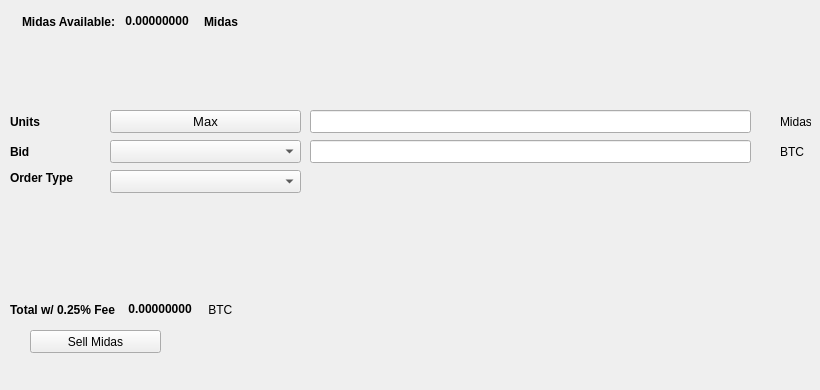
   <widget class="QWidget" name="SellTab">
    <attribute name="title">
     <string>Sell</string>
    </attribute>
    <widget class="QLabel" name="label_16">
     <property name="geometry">
      <rect>
       <x>780</x>
       <y>140</y>
       <width>31</width>
       <height>23</height>
      </rect>
     </property>
     <property name="text">
      <string>BTC</string>
     </property>
    </widget>
    <widget class="QComboBox" name="SellBidcomboBox">
     <property name="geometry">
      <rect>
       <x>110</x>
       <y>140</y>
       <width>191</width>
       <height>23</height>
      </rect>
     </property>
     <property name="font">
      <font>
       <pointsize>10</pointsize>
      </font>
     </property>
    </widget>
    <widget class="QLabel" name="label_18">
     <property name="geometry">
      <rect>
       <x>10</x>
       <y>110</y>
       <width>46</width>
       <height>23</height>
      </rect>
     </property>
     <property name="font">
      <font>
       <weight>75</weight>
       <bold>true</bold>
      </font>
     </property>
     <property name="text">
      <string>Units</string>
     </property>
    </widget>
    <widget class="QPushButton" name="Sell_Max_Amount">
     <property name="geometry">
      <rect>
       <x>110</x>
       <y>110</y>
       <width>191</width>
       <height>23</height>
      </rect>
     </property>
     <property name="font">
      <font>
       <pointsize>10</pointsize>
      </font>
     </property>
     <property name="text">
      <string>Max</string>
     </property>
    </widget>
    <widget class="QLabel" name="label_20">
     <property name="geometry">
      <rect>
       <x>10</x>
       <y>170</y>
       <width>91</width>
       <height>16</height>
      </rect>
     </property>
     <property name="font">
      <font>
       <weight>75</weight>
       <bold>true</bold>
      </font>
     </property>
     <property name="text">
      <string>Order Type</string>
     </property>
    </widget>
    <widget class="QComboBox" name="SellOrdertypeCombo">
     <property name="geometry">
      <rect>
       <x>110</x>
       <y>170</y>
       <width>191</width>
       <height>23</height>
      </rect>
     </property>
     <property name="font">
      <font>
       <pointsize>10</pointsize>
      </font>
     </property>
    </widget>
    <widget class="QLabel" name="label_21">
     <property name="geometry">
      <rect>
       <x>10</x>
       <y>140</y>
       <width>46</width>
       <height>23</height>
      </rect>
     </property>
     <property name="font">
      <font>
       <weight>75</weight>
       <bold>true</bold>
      </font>
     </property>
     <property name="text">
      <string>Bid</string>
     </property>
    </widget>
    <widget class="QLabel" name="label_22">
     <property name="geometry">
      <rect>
       <x>780</x>
       <y>110</y>
       <width>31</width>
       <height>23</height>
      </rect>
     </property>
     <property name="text">
      <string>Midas</string>
     </property>
    </widget>
    <widget class="QLineEdit" name="UnitsInputMDS">
     <property name="geometry">
      <rect>
       <x>310</x>
       <y>110</y>
       <width>441</width>
       <height>23</height>
      </rect>
     </property>
     <property name="font">
      <font>
       <pointsize>9</pointsize>
       <weight>75</weight>
       <bold>true</bold>
      </font>
     </property>
    </widget>
    <widget class="QLineEdit" name="SellBidPriceEdit">
     <property name="geometry">
      <rect>
       <x>310</x>
       <y>140</y>
       <width>441</width>
       <height>23</height>
      </rect>
     </property>
     <property name="font">
      <font>
       <pointsize>9</pointsize>
       <weight>75</weight>
       <bold>true</bold>
      </font>
     </property>
    </widget>
    <widget class="QPushButton" name="SellMDSBTN">
     <property name="geometry">
      <rect>
       <x>30</x>
       <y>330</y>
       <width>131</width>
       <height>23</height>
      </rect>
     </property>
     <property name="text">
      <string>Sell Midas</string>
     </property>
     <property name="icon">
      <iconset resource="../midas">
       <normaloff>:/icons/bitcoin</normaloff>:/icons/bitcoin</iconset>
     </property>
    </widget>
    <widget class="QWidget" name="layoutWidget3">
     <property name="geometry">
      <rect>
       <x>22</x>
       <y>12</y>
       <width>258</width>
       <height>19</height>
      </rect>
     </property>
     <layout class="QHBoxLayout" name="horizontalLayout">
      <item>
       <widget class="QLabel" name="label232_2">
        <property name="font">
         <font>
          <weight>75</weight>
          <bold>true</bold>
         </font>
        </property>
        <property name="text">
         <string>Midas Available:</string>
        </property>
       </widget>
      </item>
      <item>
       <widget class="QLabel" name="MDSAvailableLabel">
        <property name="palette">
         <palette>
          <active>
           <colorrole role="WindowText">
            <brush brushstyle="SolidPattern">
             <color alpha="255">
              <red>0</red>
              <green>0</green>
              <blue>0</blue>
             </color>
            </brush>
           </colorrole>
           <colorrole role="Button">
            <brush brushstyle="SolidPattern">
             <color alpha="255">
              <red>0</red>
              <green>170</green>
              <blue>0</blue>
             </color>
            </brush>
           </colorrole>
           <colorrole role="Light">
            <brush brushstyle="SolidPattern">
             <color alpha="255">
              <red>0</red>
              <green>255</green>
              <blue>0</blue>
             </color>
            </brush>
           </colorrole>
           <colorrole role="Midlight">
            <brush brushstyle="SolidPattern">
             <color alpha="255">
              <red>0</red>
              <green>212</green>
              <blue>0</blue>
             </color>
            </brush>
           </colorrole>
           <colorrole role="Dark">
            <brush brushstyle="SolidPattern">
             <color alpha="255">
              <red>0</red>
              <green>85</green>
              <blue>0</blue>
             </color>
            </brush>
           </colorrole>
           <colorrole role="Mid">
            <brush brushstyle="SolidPattern">
             <color alpha="255">
              <red>0</red>
              <green>113</green>
              <blue>0</blue>
             </color>
            </brush>
           </colorrole>
           <colorrole role="Text">
            <brush brushstyle="SolidPattern">
             <color alpha="255">
              <red>0</red>
              <green>170</green>
              <blue>0</blue>
             </color>
            </brush>
           </colorrole>
           <colorrole role="BrightText">
            <brush brushstyle="SolidPattern">
             <color alpha="255">
              <red>255</red>
              <green>255</green>
              <blue>255</blue>
             </color>
            </brush>
           </colorrole>
           <colorrole role="ButtonText">
            <brush brushstyle="SolidPattern">
             <color alpha="255">
              <red>0</red>
              <green>0</green>
              <blue>0</blue>
             </color>
            </brush>
           </colorrole>
           <colorrole role="Base">
            <brush brushstyle="SolidPattern">
             <color alpha="255">
              <red>255</red>
              <green>255</green>
              <blue>255</blue>
             </color>
            </brush>
           </colorrole>
           <colorrole role="Window">
            <brush brushstyle="SolidPattern">
             <color alpha="255">
              <red>0</red>
              <green>170</green>
              <blue>0</blue>
             </color>
            </brush>
           </colorrole>
           <colorrole role="Shadow">
            <brush brushstyle="SolidPattern">
             <color alpha="255">
              <red>0</red>
              <green>0</green>
              <blue>0</blue>
             </color>
            </brush>
           </colorrole>
           <colorrole role="AlternateBase">
            <brush brushstyle="SolidPattern">
             <color alpha="255">
              <red>127</red>
              <green>212</green>
              <blue>127</blue>
             </color>
            </brush>
           </colorrole>
           <colorrole role="ToolTipBase">
            <brush brushstyle="SolidPattern">
             <color alpha="255">
              <red>255</red>
              <green>255</green>
              <blue>220</blue>
             </color>
            </brush>
           </colorrole>
           <colorrole role="ToolTipText">
            <brush brushstyle="SolidPattern">
             <color alpha="255">
              <red>0</red>
              <green>0</green>
              <blue>0</blue>
             </color>
            </brush>
           </colorrole>
          </active>
          <inactive>
           <colorrole role="WindowText">
            <brush brushstyle="SolidPattern">
             <color alpha="255">
              <red>0</red>
              <green>0</green>
              <blue>0</blue>
             </color>
            </brush>
           </colorrole>
           <colorrole role="Button">
            <brush brushstyle="SolidPattern">
             <color alpha="255">
              <red>0</red>
              <green>170</green>
              <blue>0</blue>
             </color>
            </brush>
           </colorrole>
           <colorrole role="Light">
            <brush brushstyle="SolidPattern">
             <color alpha="255">
              <red>0</red>
              <green>255</green>
              <blue>0</blue>
             </color>
            </brush>
           </colorrole>
           <colorrole role="Midlight">
            <brush brushstyle="SolidPattern">
             <color alpha="255">
              <red>0</red>
              <green>212</green>
              <blue>0</blue>
             </color>
            </brush>
           </colorrole>
           <colorrole role="Dark">
            <brush brushstyle="SolidPattern">
             <color alpha="255">
              <red>0</red>
              <green>85</green>
              <blue>0</blue>
             </color>
            </brush>
           </colorrole>
           <colorrole role="Mid">
            <brush brushstyle="SolidPattern">
             <color alpha="255">
              <red>0</red>
              <green>113</green>
              <blue>0</blue>
             </color>
            </brush>
           </colorrole>
           <colorrole role="Text">
            <brush brushstyle="SolidPattern">
             <color alpha="255">
              <red>0</red>
              <green>170</green>
              <blue>0</blue>
             </color>
            </brush>
           </colorrole>
           <colorrole role="BrightText">
            <brush brushstyle="SolidPattern">
             <color alpha="255">
              <red>255</red>
              <green>255</green>
              <blue>255</blue>
             </color>
            </brush>
           </colorrole>
           <colorrole role="ButtonText">
            <brush brushstyle="SolidPattern">
             <color alpha="255">
              <red>0</red>
              <green>0</green>
              <blue>0</blue>
             </color>
            </brush>
           </colorrole>
           <colorrole role="Base">
            <brush brushstyle="SolidPattern">
             <color alpha="255">
              <red>255</red>
              <green>255</green>
              <blue>255</blue>
             </color>
            </brush>
           </colorrole>
           <colorrole role="Window">
            <brush brushstyle="SolidPattern">
             <color alpha="255">
              <red>0</red>
              <green>170</green>
              <blue>0</blue>
             </color>
            </brush>
           </colorrole>
           <colorrole role="Shadow">
            <brush brushstyle="SolidPattern">
             <color alpha="255">
              <red>0</red>
              <green>0</green>
              <blue>0</blue>
             </color>
            </brush>
           </colorrole>
           <colorrole role="AlternateBase">
            <brush brushstyle="SolidPattern">
             <color alpha="255">
              <red>127</red>
              <green>212</green>
              <blue>127</blue>
             </color>
            </brush>
           </colorrole>
           <colorrole role="ToolTipBase">
            <brush brushstyle="SolidPattern">
             <color alpha="255">
              <red>255</red>
              <green>255</green>
              <blue>220</blue>
             </color>
            </brush>
           </colorrole>
           <colorrole role="ToolTipText">
            <brush brushstyle="SolidPattern">
             <color alpha="255">
              <red>0</red>
              <green>0</green>
              <blue>0</blue>
             </color>
            </brush>
           </colorrole>
          </inactive>
          <disabled>
           <colorrole role="WindowText">
            <brush brushstyle="SolidPattern">
             <color alpha="255">
              <red>0</red>
              <green>85</green>
              <blue>0</blue>
             </color>
            </brush>
           </colorrole>
           <colorrole role="Button">
            <brush brushstyle="SolidPattern">
             <color alpha="255">
              <red>0</red>
              <green>170</green>
              <blue>0</blue>
             </color>
            </brush>
           </colorrole>
           <colorrole role="Light">
            <brush brushstyle="SolidPattern">
             <color alpha="255">
              <red>0</red>
              <green>255</green>
              <blue>0</blue>
             </color>
            </brush>
           </colorrole>
           <colorrole role="Midlight">
            <brush brushstyle="SolidPattern">
             <color alpha="255">
              <red>0</red>
              <green>212</green>
              <blue>0</blue>
             </color>
            </brush>
           </colorrole>
           <colorrole role="Dark">
            <brush brushstyle="SolidPattern">
             <color alpha="255">
              <red>0</red>
              <green>85</green>
              <blue>0</blue>
             </color>
            </brush>
           </colorrole>
           <colorrole role="Mid">
            <brush brushstyle="SolidPattern">
             <color alpha="255">
              <red>0</red>
              <green>113</green>
              <blue>0</blue>
             </color>
            </brush>
           </colorrole>
           <colorrole role="Text">
            <brush brushstyle="SolidPattern">
             <color alpha="255">
              <red>0</red>
              <green>85</green>
              <blue>0</blue>
             </color>
            </brush>
           </colorrole>
           <colorrole role="BrightText">
            <brush brushstyle="SolidPattern">
             <color alpha="255">
              <red>255</red>
              <green>255</green>
              <blue>255</blue>
             </color>
            </brush>
           </colorrole>
           <colorrole role="ButtonText">
            <brush brushstyle="SolidPattern">
             <color alpha="255">
              <red>0</red>
              <green>85</green>
              <blue>0</blue>
             </color>
            </brush>
           </colorrole>
           <colorrole role="Base">
            <brush brushstyle="SolidPattern">
             <color alpha="255">
              <red>0</red>
              <green>170</green>
              <blue>0</blue>
             </color>
            </brush>
           </colorrole>
           <colorrole role="Window">
            <brush brushstyle="SolidPattern">
             <color alpha="255">
              <red>0</red>
              <green>170</green>
              <blue>0</blue>
             </color>
            </brush>
           </colorrole>
           <colorrole role="Shadow">
            <brush brushstyle="SolidPattern">
             <color alpha="255">
              <red>0</red>
              <green>0</green>
              <blue>0</blue>
             </color>
            </brush>
           </colorrole>
           <colorrole role="AlternateBase">
            <brush brushstyle="SolidPattern">
             <color alpha="255">
              <red>0</red>
              <green>170</green>
              <blue>0</blue>
             </color>
            </brush>
           </colorrole>
           <colorrole role="ToolTipBase">
            <brush brushstyle="SolidPattern">
             <color alpha="255">
              <red>255</red>
              <green>255</green>
              <blue>220</blue>
             </color>
            </brush>
           </colorrole>
           <colorrole role="ToolTipText">
            <brush brushstyle="SolidPattern">
             <color alpha="255">
              <red>0</red>
              <green>0</green>
              <blue>0</blue>
             </color>
            </brush>
           </colorrole>
          </disabled>
         </palette>
        </property>
        <property name="font">
         <font>
          <weight>75</weight>
          <bold>true</bold>
         </font>
        </property>
        <property name="text">
         <string> 0.00000000 </string>
        </property>
        <property name="textInteractionFlags">
         <set>Qt::LinksAccessibleByMouse|Qt::TextSelectableByKeyboard|Qt::TextSelectableByMouse</set>
        </property>
       </widget>
      </item>
      <item>
       <widget class="QLabel" name="labelMDS">
        <property name="font">
         <font>
          <weight>75</weight>
          <bold>true</bold>
         </font>
        </property>
        <property name="text">
         <string>Midas</string>
        </property>
       </widget>
      </item>
     </layout>
    </widget>
    <widget class="QWidget" name="layoutWidget">
     <property name="geometry">
      <rect>
       <x>10</x>
       <y>300</y>
       <width>268</width>
       <height>19</height>
      </rect>
     </property>
     <layout class="QHBoxLayout" name="horizontalLayout_2">
      <item>
       <widget class="QLabel" name="label_19">
        <property name="font">
         <font>
          <weight>75</weight>
          <bold>true</bold>
         </font>
        </property>
        <property name="text">
         <string>Total w/ 0.25% Fee </string>
        </property>
       </widget>
      </item>
      <item>
       <widget class="QLabel" name="SellCostLabel">
        <property name="palette">
         <palette>
          <active>
           <colorrole role="WindowText">
            <brush brushstyle="SolidPattern">
             <color alpha="255">
              <red>0</red>
              <green>0</green>
              <blue>0</blue>
             </color>
            </brush>
           </colorrole>
           <colorrole role="Button">
            <brush brushstyle="SolidPattern">
             <color alpha="255">
              <red>0</red>
              <green>170</green>
              <blue>0</blue>
             </color>
            </brush>
           </colorrole>
           <colorrole role="Light">
            <brush brushstyle="SolidPattern">
             <color alpha="255">
              <red>0</red>
              <green>255</green>
              <blue>0</blue>
             </color>
            </brush>
           </colorrole>
           <colorrole role="Midlight">
            <brush brushstyle="SolidPattern">
             <color alpha="255">
              <red>0</red>
              <green>212</green>
              <blue>0</blue>
             </color>
            </brush>
           </colorrole>
           <colorrole role="Dark">
            <brush brushstyle="SolidPattern">
             <color alpha="255">
              <red>0</red>
              <green>85</green>
              <blue>0</blue>
             </color>
            </brush>
           </colorrole>
           <colorrole role="Mid">
            <brush brushstyle="SolidPattern">
             <color alpha="255">
              <red>0</red>
              <green>113</green>
              <blue>0</blue>
             </color>
            </brush>
           </colorrole>
           <colorrole role="Text">
            <brush brushstyle="SolidPattern">
             <color alpha="255">
              <red>0</red>
              <green>170</green>
              <blue>0</blue>
             </color>
            </brush>
           </colorrole>
           <colorrole role="BrightText">
            <brush brushstyle="SolidPattern">
             <color alpha="255">
              <red>255</red>
              <green>255</green>
              <blue>255</blue>
             </color>
            </brush>
           </colorrole>
           <colorrole role="ButtonText">
            <brush brushstyle="SolidPattern">
             <color alpha="255">
              <red>0</red>
              <green>0</green>
              <blue>0</blue>
             </color>
            </brush>
           </colorrole>
           <colorrole role="Base">
            <brush brushstyle="SolidPattern">
             <color alpha="255">
              <red>255</red>
              <green>255</green>
              <blue>255</blue>
             </color>
            </brush>
           </colorrole>
           <colorrole role="Window">
            <brush brushstyle="SolidPattern">
             <color alpha="255">
              <red>0</red>
              <green>170</green>
              <blue>0</blue>
             </color>
            </brush>
           </colorrole>
           <colorrole role="Shadow">
            <brush brushstyle="SolidPattern">
             <color alpha="255">
              <red>0</red>
              <green>0</green>
              <blue>0</blue>
             </color>
            </brush>
           </colorrole>
           <colorrole role="AlternateBase">
            <brush brushstyle="SolidPattern">
             <color alpha="255">
              <red>127</red>
              <green>212</green>
              <blue>127</blue>
             </color>
            </brush>
           </colorrole>
           <colorrole role="ToolTipBase">
            <brush brushstyle="SolidPattern">
             <color alpha="255">
              <red>255</red>
              <green>255</green>
              <blue>220</blue>
             </color>
            </brush>
           </colorrole>
           <colorrole role="ToolTipText">
            <brush brushstyle="SolidPattern">
             <color alpha="255">
              <red>0</red>
              <green>0</green>
              <blue>0</blue>
             </color>
            </brush>
           </colorrole>
          </active>
          <inactive>
           <colorrole role="WindowText">
            <brush brushstyle="SolidPattern">
             <color alpha="255">
              <red>0</red>
              <green>0</green>
              <blue>0</blue>
             </color>
            </brush>
           </colorrole>
           <colorrole role="Button">
            <brush brushstyle="SolidPattern">
             <color alpha="255">
              <red>0</red>
              <green>170</green>
              <blue>0</blue>
             </color>
            </brush>
           </colorrole>
           <colorrole role="Light">
            <brush brushstyle="SolidPattern">
             <color alpha="255">
              <red>0</red>
              <green>255</green>
              <blue>0</blue>
             </color>
            </brush>
           </colorrole>
           <colorrole role="Midlight">
            <brush brushstyle="SolidPattern">
             <color alpha="255">
              <red>0</red>
              <green>212</green>
              <blue>0</blue>
             </color>
            </brush>
           </colorrole>
           <colorrole role="Dark">
            <brush brushstyle="SolidPattern">
             <color alpha="255">
              <red>0</red>
              <green>85</green>
              <blue>0</blue>
             </color>
            </brush>
           </colorrole>
           <colorrole role="Mid">
            <brush brushstyle="SolidPattern">
             <color alpha="255">
              <red>0</red>
              <green>113</green>
              <blue>0</blue>
             </color>
            </brush>
           </colorrole>
           <colorrole role="Text">
            <brush brushstyle="SolidPattern">
             <color alpha="255">
              <red>0</red>
              <green>170</green>
              <blue>0</blue>
             </color>
            </brush>
           </colorrole>
           <colorrole role="BrightText">
            <brush brushstyle="SolidPattern">
             <color alpha="255">
              <red>255</red>
              <green>255</green>
              <blue>255</blue>
             </color>
            </brush>
           </colorrole>
           <colorrole role="ButtonText">
            <brush brushstyle="SolidPattern">
             <color alpha="255">
              <red>0</red>
              <green>0</green>
              <blue>0</blue>
             </color>
            </brush>
           </colorrole>
           <colorrole role="Base">
            <brush brushstyle="SolidPattern">
             <color alpha="255">
              <red>255</red>
              <green>255</green>
              <blue>255</blue>
             </color>
            </brush>
           </colorrole>
           <colorrole role="Window">
            <brush brushstyle="SolidPattern">
             <color alpha="255">
              <red>0</red>
              <green>170</green>
              <blue>0</blue>
             </color>
            </brush>
           </colorrole>
           <colorrole role="Shadow">
            <brush brushstyle="SolidPattern">
             <color alpha="255">
              <red>0</red>
              <green>0</green>
              <blue>0</blue>
             </color>
            </brush>
           </colorrole>
           <colorrole role="AlternateBase">
            <brush brushstyle="SolidPattern">
             <color alpha="255">
              <red>127</red>
              <green>212</green>
              <blue>127</blue>
             </color>
            </brush>
           </colorrole>
           <colorrole role="ToolTipBase">
            <brush brushstyle="SolidPattern">
             <color alpha="255">
              <red>255</red>
              <green>255</green>
              <blue>220</blue>
             </color>
            </brush>
           </colorrole>
           <colorrole role="ToolTipText">
            <brush brushstyle="SolidPattern">
             <color alpha="255">
              <red>0</red>
              <green>0</green>
              <blue>0</blue>
             </color>
            </brush>
           </colorrole>
          </inactive>
          <disabled>
           <colorrole role="WindowText">
            <brush brushstyle="SolidPattern">
             <color alpha="255">
              <red>0</red>
              <green>85</green>
              <blue>0</blue>
             </color>
            </brush>
           </colorrole>
           <colorrole role="Button">
            <brush brushstyle="SolidPattern">
             <color alpha="255">
              <red>0</red>
              <green>170</green>
              <blue>0</blue>
             </color>
            </brush>
           </colorrole>
           <colorrole role="Light">
            <brush brushstyle="SolidPattern">
             <color alpha="255">
              <red>0</red>
              <green>255</green>
              <blue>0</blue>
             </color>
            </brush>
           </colorrole>
           <colorrole role="Midlight">
            <brush brushstyle="SolidPattern">
             <color alpha="255">
              <red>0</red>
              <green>212</green>
              <blue>0</blue>
             </color>
            </brush>
           </colorrole>
           <colorrole role="Dark">
            <brush brushstyle="SolidPattern">
             <color alpha="255">
              <red>0</red>
              <green>85</green>
              <blue>0</blue>
             </color>
            </brush>
           </colorrole>
           <colorrole role="Mid">
            <brush brushstyle="SolidPattern">
             <color alpha="255">
              <red>0</red>
              <green>113</green>
              <blue>0</blue>
             </color>
            </brush>
           </colorrole>
           <colorrole role="Text">
            <brush brushstyle="SolidPattern">
             <color alpha="255">
              <red>0</red>
              <green>85</green>
              <blue>0</blue>
             </color>
            </brush>
           </colorrole>
           <colorrole role="BrightText">
            <brush brushstyle="SolidPattern">
             <color alpha="255">
              <red>255</red>
              <green>255</green>
              <blue>255</blue>
             </color>
            </brush>
           </colorrole>
           <colorrole role="ButtonText">
            <brush brushstyle="SolidPattern">
             <color alpha="255">
              <red>0</red>
              <green>85</green>
              <blue>0</blue>
             </color>
            </brush>
           </colorrole>
           <colorrole role="Base">
            <brush brushstyle="SolidPattern">
             <color alpha="255">
              <red>0</red>
              <green>170</green>
              <blue>0</blue>
             </color>
            </brush>
           </colorrole>
           <colorrole role="Window">
            <brush brushstyle="SolidPattern">
             <color alpha="255">
              <red>0</red>
              <green>170</green>
              <blue>0</blue>
             </color>
            </brush>
           </colorrole>
           <colorrole role="Shadow">
            <brush brushstyle="SolidPattern">
             <color alpha="255">
              <red>0</red>
              <green>0</green>
              <blue>0</blue>
             </color>
            </brush>
           </colorrole>
           <colorrole role="AlternateBase">
            <brush brushstyle="SolidPattern">
             <color alpha="255">
              <red>0</red>
              <green>170</green>
              <blue>0</blue>
             </color>
            </brush>
           </colorrole>
           <colorrole role="ToolTipBase">
            <brush brushstyle="SolidPattern">
             <color alpha="255">
              <red>255</red>
              <green>255</green>
              <blue>220</blue>
             </color>
            </brush>
           </colorrole>
           <colorrole role="ToolTipText">
            <brush brushstyle="SolidPattern">
             <color alpha="255">
              <red>0</red>
              <green>0</green>
              <blue>0</blue>
             </color>
            </brush>
           </colorrole>
          </disabled>
         </palette>
        </property>
        <property name="font">
         <font>
          <weight>75</weight>
          <bold>true</bold>
         </font>
        </property>
        <property name="autoFillBackground">
         <bool>false</bool>
        </property>
        <property name="text">
         <string> 0.00000000</string>
        </property>
        <property name="textInteractionFlags">
         <set>Qt::LinksAccessibleByMouse|Qt::TextSelectableByMouse</set>
        </property>
       </widget>
      </item>
      <item>
       <widget class="QLabel" name="label_17">
        <property name="font">
         <font>
          <weight>50</weight>
          <bold>false</bold>
         </font>
        </property>
        <property name="text">
         <string> BTC</string>
        </property>
       </widget>
      </item>
     </layout>
    </widget>
    <widget class="QLabel" name="label_23">
     <property name="geometry">
      <rect>
       <x>460</x>
       <y>300</y>
       <width>281</width>
       <height>81</height>
      </rect>
     </property>
     <property name="text">
      <string/>
     </property>
     <property name="pixmap">
      <pixmap>:/images/bittrex</pixmap>
     </property>
    </widget>
   </widget>
